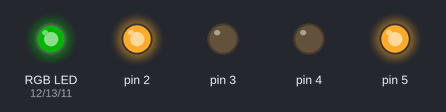
A sketch run on a simulated Arduino Uno, built with avr-gcc and run on an emulated ATmega328P. On the bench: an RGB LED mixed from three pins (HIGH = lit), output pins drawn as LEDs (lit = HIGH). Dim RGB values are drawn brighter than linear.

Above: at 0.1 s.
At 2.1 s:
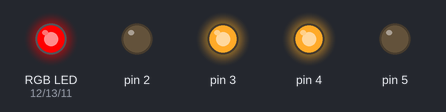
At 4.1 s:
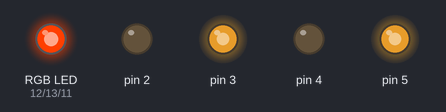
At 10.28 s:
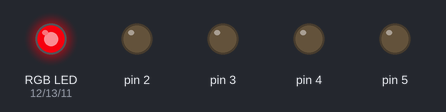
At 16.61 s:
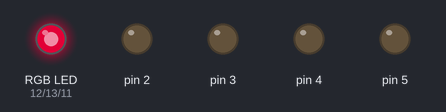
At 29.4 s:
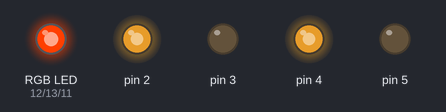
Timing chart, 0 to 40.0 s (numbered marks = the images above):
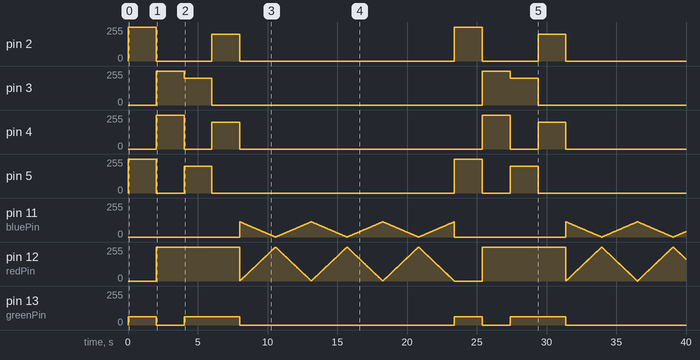

The sketch:

9_rgb_car_move.ino
```cpp
#include <SoftPWM.h>  // Include the SoftPWM library

// Define the pin numbers for the RGB strips
const int bluePin = 11;
const int redPin = 12;
const int greenPin = 13;

// Define the pins of motors
const int in1 = 2;
const int in2 = 3;
const int in3 = 4;
const int in4 = 5;

/* Calibrate brightness */
#define R_OFFSET 1.0
#define G_OFFSET 0.25
#define B_OFFSET 0.45

int intensity = 0;
int direction = 1;
bool isStopped = false;

void setup() {
  SoftPWMBegin();  // Initialize software-based PWM on all pins
}

void loop() {
  moveForward(255);  // Move the Rover forward
  delay(2000);

  moveBackward(255);  // Move the Rover backward
  delay(2000);

  turnLeft(200);  // Turn the Rover to the left
  delay(2000);

  turnRight(200);  // Turn the Rover to the right
  delay(2000);

  stopMove();  // Stop the Rover
}

// Define a function to set color
void setColor(int red, int green, int blue) {
  SoftPWMSet(redPin, red * R_OFFSET);      // Set red color
  SoftPWMSet(greenPin, green * G_OFFSET);  // Set green color
  SoftPWMSet(bluePin, blue * B_OFFSET);    // Set blue color
}

void moveForward(int speed) {
  // Set the left motors rotate counterclockwise
  SoftPWMSet(in1, speed);
  SoftPWMSet(in2, 0);

  // Set the right motors rotate clockwise
  SoftPWMSet(in3, 0);
  SoftPWMSet(in4, speed);

  setColor(0, 255, 0);  // Green
}

void moveBackward(int speed) {
  // Set the left motors rotate clockwise
  SoftPWMSet(in1, 0);
  SoftPWMSet(in2, speed);

  // Set the right motors rotate counterclockwise
  SoftPWMSet(in3, speed);
  SoftPWMSet(in4, 0);
  setColor(255, 0, 0);  // Red
}

void turnLeft(int speed) {
  // Set al motors to rotate clockwise
  SoftPWMSet(in1, 0);
  SoftPWMSet(in2, speed);
  SoftPWMSet(in3, 0);
  SoftPWMSet(in4, speed);

  setColor(255, 255, 0);  // Yellow
}

void turnRight(int speed) {
  // Set all motors to rotate counterclockwise
  SoftPWMSet(in1, speed);
  SoftPWMSet(in2, 0);
  SoftPWMSet(in3, speed);
  SoftPWMSet(in4, 0);

  setColor(255, 255, 0);  // Yellow
}

void stopMove() {
  // Stop all the motors
  SoftPWMSet(in1, 0);
  SoftPWMSet(in2, 0);
  SoftPWMSet(in3, 0);
  SoftPWMSet(in4, 0);
  for (int a = 0; a < 3; a++) {
    for (int i = 0; i < 255; i++)
    {
      setColor(i, 0, 255-i);
      delay(10);
    }
    for (int i = 255; i > 0; i--) {
      setColor(i, 0, 255-i);
      delay(10);
    }
  }
}
```

Measured:
- by itself, pin 2: 0/255 → 255/255 at 0.02 s, → 0/255 2.0 s later, → 200/255 4.0 s later, → 0/255 2.0 s later, … (8 changes in this stretch)
- by itself, pin 3: 0/255 → 255/255 at 2.0 s, → 200/255 2.0 s later, → 0/255 2.0 s later, → 255/255 19.4 s later, … (6 changes in this stretch)
- by itself, pin 4: 0/255 → 255/255 at 2.0 s, → 0/255 2.0 s later, → 200/255 2.0 s later, → 0/255 2.0 s later, … (8 changes in this stretch)
- by itself, pin 5: 0/255 → 255/255 at 0.02 s, → 0/255 2.0 s later, → 200/255 2.0 s later, → 0/255 2.0 s later, … (8 changes in this stretch)
- by itself, pin 13 (greenPin): 0/255 → 63/255 at 0.02 s, → 0/255 2.0 s later, → 63/255 2.0 s later, → 0/255 4.0 s later, … (8 changes in this stretch)
